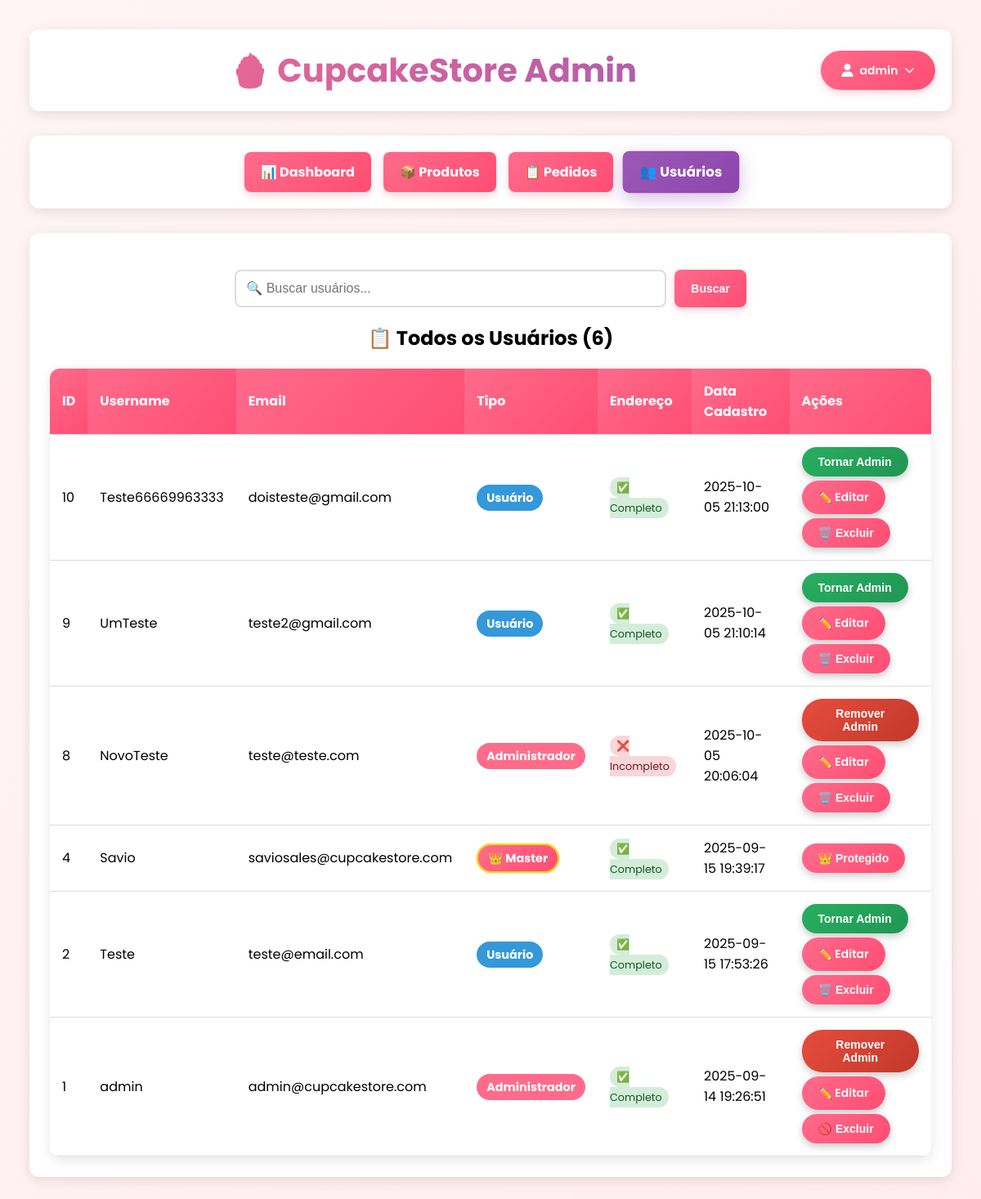
The page /admin/usuarios (signed in) on the database as committed earlier.
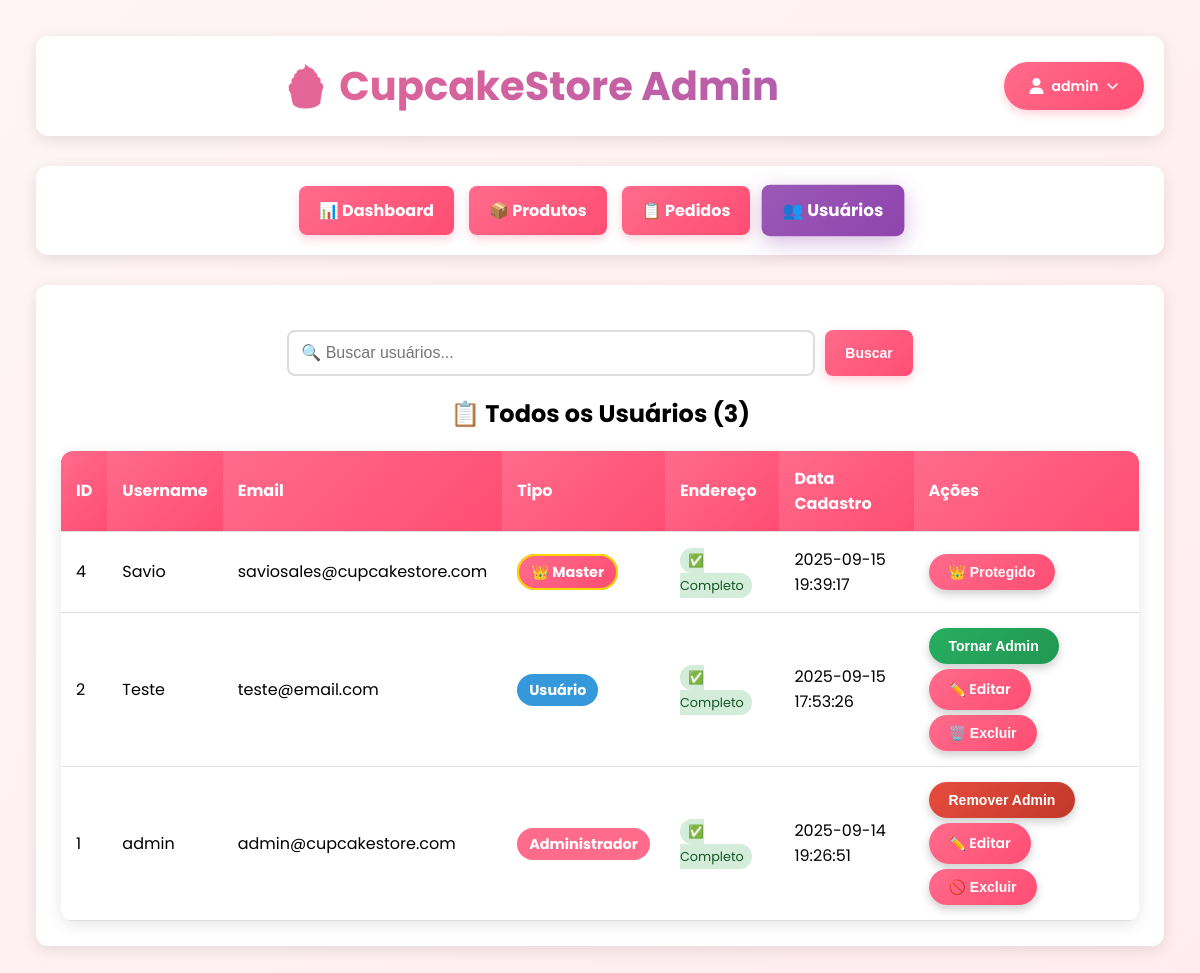
The same page on the database as committed later.
### tables this page shows
CREATE TABLE users (
            id INTEGER PRIMARY KEY AUTOINCREMENT,
            username TEXT UNIQUE NOT NULL,
            email TEXT UNIQUE NOT NULL,
            password TEXT NOT NULL,
            created_at TIMESTAMP DEFAULT CURRENT_TIMESTAMP
        , is_admin BOOLEAN DEFAULT 0, estado TEXT, cidade TEXT, bairro TEXT, rua TEXT, numero TEXT, cep TEXT);

### backend/app.py (the view)
@app.route('/admin/usuarios')
@admin_required
def admin_usuarios():
    try:
        conn = get_db_connection()
        usuarios = conn.execute('SELECT * FROM users ORDER BY created_at DESC').fetchall()
        conn.close()
        return render_template('admin/usuarios.html', usuarios=usuarios)
    except Exception as e:
        print(f"❌ Erro ao carregar usuários: {e}")
        flash('Erro ao carregar usuários.', 'error')
        return redirect(url_for('admin_dashboard'))

### backend/app.py (called while the page is built)
def is_admin():
    if 'user_id' not in session:
        return False
    try:
        conn = get_db_connection()
        user = conn.execute(
            'SELECT is_admin FROM users WHERE id = ?',
            (session['user_id'],)
        ).fetchone()
        conn.close()
        return user and user['is_admin'] == 1
    except Exception as e:
        print(f"❌ Erro ao verificar admin: {e}")
        return False

def admin_required(f):
    @wraps(f)
    def decorated_function(*args, **kwargs):
        if not is_admin():
            flash('Acesso restrito a administradores!', 'error')
            return redirect(url_for('home'))
        return f(*args, **kwargs)
    return decorated_function

@app.context_processor
def utility_processor():
    def check_is_admin():
        """Verifica se o usuário logado é admin"""
        if 'user_id' not in session:
            return False
        try:
            conn = get_db_connection()
            user = conn.execute(
                'SELECT is_admin FROM users WHERE id = ?',
                (session['user_id'],)
            ).fetchone()
            conn.close()
            return user and user['is_admin'] == 1
        except:
            return False
    return dict(is_admin=check_is_admin)

### database/database.py (called while the page is built)
def get_db_connection():
    db_path = os.path.join(base_dir, 'cupcakes.db')
    conn = sqlite3.connect(db_path)
    conn.row_factory = sqlite3.Row
    return conn

### frontend/templates/Admin/usuarios.html (shortened to what this page needs)
{% extends "Admin/base.html" %}
{% block content %}
<div class="search-bar">
    <input type="text" placeholder="🔍 Buscar usuários..." id="searchInput">
    <button class="btn-admin btn-primary" onclick="filtrarUsuarios()">Buscar</button>
</div>
<div class="usuarios-list">
    <h2>📋 Todos os Usuários ({{ usuarios|length }})</h2>
    {% if usuarios|length == 0 %}
    <div class="nenhum-resultado"
        style="text-align: center; padding: 40px; background: white; border-radius: 12px; box-shadow: 0 4px 15px rgba(0,0,0,0.1);">
        <h3 style="color: #ff6b8b;">👥 Nenhum usuário encontrado</h3>
        <p>Não há usuários cadastrados no sistema.</p>
    </div>
    {% else %}
    <table class="usuarios-table">
        <thead>
            <tr>
                <th>ID</th>
                <th>Username</th>
                <th>Email</th>
                <th>Tipo</th>
                <th>Endereço</th>
                <th>Data Cadastro</th>
                <th>Ações</th>
            </tr>
        </thead>
        <tbody>
            {% for usuario in usuarios %}
            <tr class="usuario-row">
                <td>{{ usuario['id'] }}</td>
                <td>{{ usuario['username'] }}</td>
                <td>{{ usuario['email'] }}</td>
                <td>
                    {% if usuario['email'] == 'saviosales@cupcakestore.com' %}
                    <span class="admin-badge badge-master">👑 Master</span>
                    {% elif usuario['is_admin'] == 1 %}
                    <span class="admin-badge badge-admin">Administrador</span>
                    {% else %}
                    <span class="admin-badge badge-user">Usuário</span>
                    {% endif %}
                </td>
                <td>
                    {% if usuario['cep'] and usuario['rua'] and usuario['numero'] %}
                    <span class="badge-completo" title="Endereço completo">
                        ✅ Completo
                    </span>
                    {% else %}
                    <span class="badge-incompleto">❌ Incompleto</span>
                    {% endif %}
                </td>
                <td>{{ usuario['created_at'] }}</td>
                <td>
                    <div style="display: flex; flex-wrap: wrap; gap: 5px;">
                        {% if usuario['email'] == 'saviosales@cupcakestore.com' %}
                        <button class="btn-admin btn-primary" disabled title="Conta master protegida">
                            👑 Protegido
                        </button>
                        {% else %}
                        {% if usuario['is_admin'] == 1 %}
                        <button class="btn-admin btn-danger"
                            onclick="abrirModalToggleAdmin({{ usuario['id'] }}, '{{ usuario['username'] }}', 1)">
                            Remover Admin
                        </button>
                        {% else %}
                        <button class="btn-admin btn-success"
                            onclick="abrirModalToggleAdmin({{ usuario['id'] }}, '{{ usuario['username'] }}', 0)">
                            Tornar Admin
                        </button>
                        {% endif %}
                        <a href="{{ url_for('admin_editar_usuario', user_id=usuario['id']) }}"
                            class="btn-admin btn-primary">
                            ✏️ Editar
                        </a>
                        {% if usuario['id'] != session['user_id'] %}
                        <button class="btn-admin btn-primary"
                            onclick="abrirModalExclusaoUsuario({{ usuario['id'] }}, '{{ usuario['username'] }}')">
                            🗑️ Excluir
                        </button>
                        {% else %}
                        <button class="btn-admin btn-primary" disabled title="Não pode excluir a si mesmo">
                            🚫 Excluir
                        </button>
                        {% endif %}
                        {% endif %}
                    </div>
                </td>
            </tr>
            {% endfor %}
        </tbody>
    </table>
    {% endif %}
</div>
{% endblock %}

### frontend/templates/Admin/base.html (shortened to what this page needs)
<!DOCTYPE html>
<html lang="pt-BR">
<head>
    <link rel="stylesheet" href="{{ url_for('static', filename='css/style.css') }}">
    <link rel="stylesheet" href="https://cdnjs.cloudflare.com/ajax/libs/font-awesome/6.4.0/css/all.min.css">
</head>
<body>
    <div class="admin-container">
        <div class="admin-header">
            <a href="{{ url_for('home') }}" style="text-decoration: none; display: flex; justify-content: center; flex: 1;">
                <h1>🧁 CupcakeStore Admin</h1>
            </a>
            <div style="display: flex; align-items: center; gap: 15px;">
                <div class="user-menu-admin">
                    <button class="user-trigger-admin">
                        <i class="fas fa-user"></i>
                        {{ session['username'] }}
                        <i class="fas fa-chevron-down"></i>
                    </button>
                </div>
            </div>
        </div>
        <div class="admin-nav">
            <div class="nav-links">
                <a href="{{ url_for('admin_dashboard') }}" class="{% if request.endpoint == 'admin_dashboard' %}active{% endif %}">📊 Dashboard</a>
                <a href="{{ url_for('admin_produtos') }}" class="{% if request.endpoint == 'admin_produtos' %}active{% endif %}">📦 Produtos</a>
                <a href="{{ url_for('admin_pedidos') }}" class="{% if request.endpoint == 'admin_pedidos' %}active{% endif %}">📋 Pedidos</a>
                <a href="{{ url_for('admin_usuarios') }}" class="{% if request.endpoint == 'admin_usuarios' %}active{% endif %}">👥 Usuários</a>
            </div>
        </div>
        <div class="admin-content">
            {% block content %}{% endblock %}
        </div>
    </div>
</body>
</html>

### frontend/static/css/style.css (style rules this page uses)
body { font-family: Arial, sans-serif; text-align: center; margin: 0; padding: 20px; background-color: #fff5f5; }
h1 { color: #ff6b8b; }
.search-bar { margin: 20px 0; display: flex; gap: 10px; justify-content: center; }
.search-bar input { flex: 1; max-width: 500px; padding: 12px; border: 2px solid #ddd; border-radius: 8px; font-size: 16px; }
.search-bar button { padding: 12px 20px; background: linear-gradient(135deg, #ff6b8b, #ff4d73); color: white; border: none; border-radius: 8px; cursor: pointer; font-weight: bold; transition: all 0.3s ease; box-shadow: 0 4px 10px rgba(255, 107, 139, 0.3); }
.admin-container { max-width: 1200px; margin: 0 auto; padding: 20px; }
.admin-header { display: flex; justify-content: space-between; align-items: center; margin-bottom: 30px; padding: 20px; background: white; border-radius: 12px; box-shadow: 0 4px 15px rgba(0,0,0,0.1); }
.btn-admin { display: inline-flex; align-items: center; gap: 0.5rem; padding: 10px 20px; border-radius: 25px; text-decoration: none; font-weight: 600; transition: all 0.3s ease; border: none; cursor: pointer; font-size: 14px; }
.btn-primary { background: linear-gradient(135deg, #ff6b8b, #ff4d73); color: white; }
.btn-danger { background: linear-gradient(135deg, #e74c3c, #c0392b); color: white; }

### frontend/templates/Admin/base.html (style rules this page uses)
:root { --primary: #ff6b8b; --primary-dark: #ff4d73; --secondary: #9b59b6; --accent: #27ae60; --light: #fff5f5; --dark: #333; --gray: #95a5a6; --white: #ffffff; --shadow: 0 4px 15px rgba(0, 0, 0, 0.1); --radius: 12px; }
body { font-family: 'Poppins', sans-serif; background: linear-gradient(135deg, #fff5f5 0%, #ffecef 100%); min-height: 100vh; margin: 0; padding: 1rem; }
.admin-container { max-width: 1400px; margin: 0 auto; padding: 20px; }
.admin-header { display: flex; justify-content: space-between; align-items: center; margin-bottom: 30px; padding: 20px; background: var(--white); border-radius: var(--radius); box-shadow: var(--shadow); }
.admin-header h1 { font-size: 2.5rem; background: linear-gradient(135deg, var(--primary), var(--secondary)); -webkit-background-clip: text; -webkit-text-fill-color: transparent; font-weight: 700; margin: 0; transition: all 0.3s ease; text-align: center; flex: 1; }
.admin-nav { background: var(--white); padding: 20px; border-radius: var(--radius); box-shadow: var(--shadow); margin-bottom: 30px; }
.nav-links { display: flex; gap: 15px; flex-wrap: wrap; justify-content: center; }
.nav-links a { padding: 12px 20px; background: linear-gradient(135deg, var(--primary), var(--primary-dark)); color: white; text-decoration: none; border-radius: 8px; font-weight: bold; transition: all 0.3s ease; box-shadow: 0 4px 10px rgba(255, 107, 139, 0.3); }
.nav-links a.active { background: linear-gradient(135deg, var(--secondary), #8e44ad); transform: scale(1.05); box-shadow: 0 6px 20px rgba(155, 89, 182, 0.4); }
.user-menu-admin { position: relative; }
.user-trigger-admin { display: flex; align-items: center; gap: 8px; padding: 12px 20px; background: linear-gradient(135deg, var(--primary), var(--primary-dark)); color: white; border-radius: 25px; cursor: pointer; transition: all 0.3s ease; font-weight: 600; height: 48px; min-width: 140px; justify-content: center; box-shadow: 0 4px 10px rgba(255, 107, 139, 0.3); border: none; font-size: 14px; font-family: 'Poppins', sans-serif; box-sizing: border-box; }
.user-trigger-admin .fa-user { color: white !important; font-size: 16px; }
.user-trigger-admin .fa-chevron-down { color: white !important; font-size: 12px; transition: transform 0.3s ease; }
.user-menu-admin .fa-chevron-down { transform: rotate(0deg); }
.admin-content { background: var(--white); padding: 25px; border-radius: var(--radius); box-shadow: var(--shadow); }
.btn-admin { display: inline-flex; align-items: center; gap: 0.5rem; padding: 10px 20px; border-radius: 25px; text-decoration: none; font-weight: 600; transition: all 0.3s ease; border: none; cursor: pointer; font-size: 14px; box-shadow: 0 4px 10px rgba(0, 0, 0, 0.2); }
.btn-primary { background: linear-gradient(135deg, var(--primary), var(--primary-dark)); color: white; }
.btn-danger { background: linear-gradient(135deg, #e74c3c, #c0392b); color: white; }
.btn-success { background: linear-gradient(135deg, #27ae60, #219653); color: white; }

Rows that differ between the two databases and show on the page:
removed users: id "10", username "Teste66669963333", email "doisteste@gmail.com", is_admin "Usuário", cep "✅ Completo", created_at "2025-10-05 21:13:00"
removed users: id "9", username "UmTeste", email "teste2@gmail.com", is_admin "Usuário", cep "✅ Completo", created_at "2025-10-05 21:10:14"
removed users: id "8", username "NovoTeste", email "teste@teste.com", is_admin "Administrador", cep "❌ Incompleto", created_at "2025-10-05 20:06:04"
Other text that changed with them:
{{ usuarios|length }}: "6" → "3"
